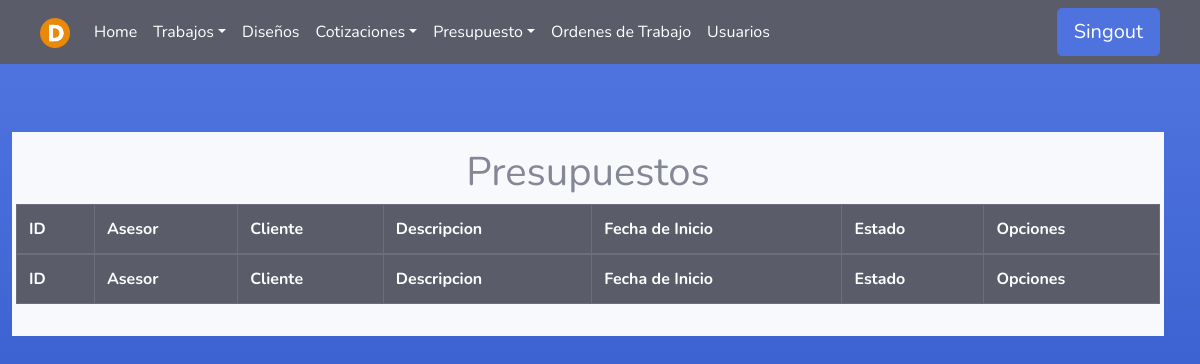
Page /Presupuesto/ (signed in) on the earlier database version.
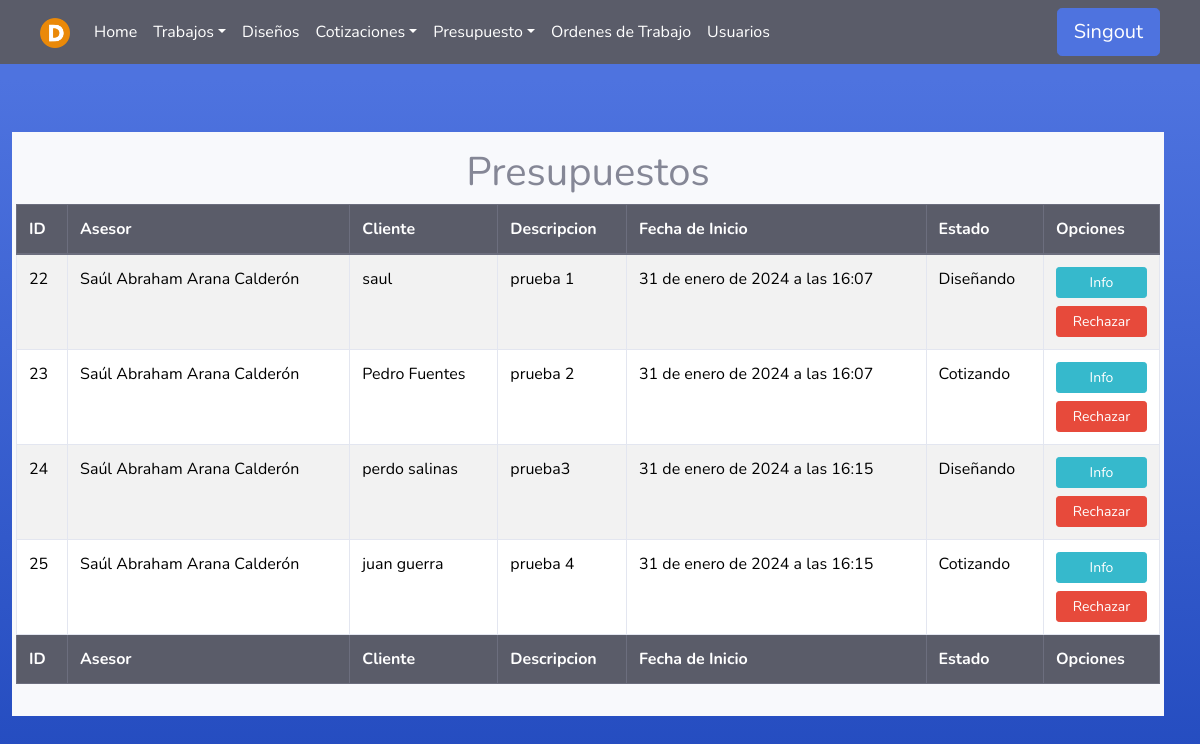
Same page on the later database version.
### Asesores/models.py (models this page shows)
class Presupuesto(models.Model):
    asesor = models.ForeignKey(User, on_delete=models.PROTECT, null=False, blank=False)
    fecha_inicio = models.DateTimeField(null=False, auto_now_add=True, blank=False)
    cliente = models.CharField(max_length=100, null=False, blank=False)
    descripcion = models.TextField(null=False, blank=False)
    estado=models.TextField(null=True, blank=True)
    fecha_fin = models.DateTimeField(null=True, blank=True)

### Asesores/views.py (the view)
# urls.py: path('', asesor_views.listadoP , name='Presupuesto'),
@login_required(login_url='index')
def listadoP(request):
    user = request.user
    if user.groups.filter(name='Asesor').exists():
        pres = Presupuesto.objects.filter(fecha_fin=None, asesor=user)
        return render(request, 'Asesor/listado_presupuesto.html', {'pres': pres})
    elif (user.groups.filter(name='Administrador').exists() or user.is_superuser):
        pres = Presupuesto.objects.filter(fecha_fin=None)
        return render(request, 'Asesor/listado_presupuesto.html', {'pres': pres})
    else:
        error = "No tienes permiso para acceder a esta página."
        return render(request, '404.html', {'error': error})

### Templates/Asesor/listado_presupuesto.html (shortened to what this page needs)
{% extends 'tables.html' %}
{% block botones%}
<div class="text-center">
    <h1>Presupuestos</h1>
</div>
{% endblock %}
{% load static %}
{% block head %}
<th>ID</th>
{% if user.is_superuser or user.groups.all.0.name == "Administrador" %}
<th>Asesor</th>
{% endif %}
<th>Cliente</th>
<th>Descripcion</th>
<th>Fecha de Inicio</th>
<th>Estado</th>
<th>Opciones</th>
{% endblock %}
{% block tbody %}
{% for p in pres %}
<tr>
    <td>{{ p.id }}</td>
    {% if user.is_superuser or user.groups.all.0.name == "Administrador" %}
    <td>{{ p.asesor.first_name}} {{ p.asesor.last_name}}</td>
    {% endif %}
    <td>{{ p.cliente }}</td>
    <td>{{ p.descripcion }}</td>
    <td>{{ p.fecha_inicio }}</td>
    <td>{{ p.estado }}</td>
    <td>
        <div>
            <a class="btn btn-info btn-sm btn-block" href="/Presupuesto/Informacion/{{p.id }}">Info</a>
            <a class="btn btn-danger btn-sm btn-block" href="/Presupuesto/Rechazar/{{p.id }}">Rechazar</a>
        </div>
    </td>
</tr>
{% endfor %}
{% endblock %}
{% block footer %}
<th>ID</th>
{% if user.is_superuser or user.groups.all.0.name == "Administrador" %}
<th>Asesor</th>
{% endif %}
<th>Cliente</th>
<th>Descripcion</th>
<th>Fecha de Inicio</th>
<th>Estado</th>
<th>Opciones</th>
{% endblock %}

### Templates/tables.html (shortened to what this page needs)
{% extends 'core.html' %}
{% block content%}
{% load static %}
<link rel="stylesheet" href="https://cdn.datatables.net/1.13.7/css/jquery.dataTables.min.css">
<link rel="stylesheet" href="https://cdn.datatables.net/buttons/2.4.2/css/buttons.dataTables.min.css">
<div class="row container col-md-12">
    <div class="mt-5 p-3 bg-light">
        {% block botones %} {% endblock %}
        <div class="row justify-content-center">
            <table id="example" class="table table-striped table-hover table-bordered" style="width:100%">
                <thead class="thead-dark">
                    <tr>
                        {% block head %} {% endblock %}
                    </tr>
                </thead>
                <tbody>
                    {% block tbody %} {% endblock %}
                </tbody>
                <tfoot class="thead-dark">
                    <tr>
                        {% block footer %} {% endblock %}
                    </tr>
                </tfoot>
            </table>
        </div>
    </div>
</div>
{% endblock %}

### Templates/core.html (shortened to what this page needs)
<!DOCTYPE html>
<html lang="en">
<head>
    {% load static %}
    <link rel="stylesheet" href="{% static 'css/bootstrap.min.css' %}">
    <link href="{% static 'css/navbars.css' %}" rel="stylesheet" type="text/css">
    <link href="{% static 'css/sb-admin-2.min.css' %}" rel="stylesheet" type="text/css">
</head>
<body class="bg-gradient-primary">
    <header>
        <nav class="navbar navbar-expand-lg navbar-dark bg-dark" aria-label="Fifth navbar example">
            <div class="container-fluid">
                <a class="navbar-brand" href="{% url 'index' %}">
                    <img src="{% static 'img/Logo DeseretOriginal.png' %}" alt="Logo" height="30">
                </a>
                <div class="collapse navbar-collapse justify-content-between " id="navbarsExample05">
                    <ul class="navbar-nav me-auto mb-2 mb-lg-0 ">
                        {% if user.is_authenticated %}
                        <li class="nav-item">
                            <a class="nav-link active" aria-current="page" href="{% url 'index' %}">Home</a>
                        </li>
                        {% if user.is_superuser or not user.groups.all.0.name == "Asesor"  and not user.groups.all.0.name == "Designer" and not user.groups.all.0.name == "Cotizador" %}
                        <li class="nav-item dropdown">
                            <a class="nav-link active dropdown-toggle" href="#" data-bs-toggle="dropdown"
                                aria-expanded="false">Trabajos</a>
                        </li>
                        {% endif %}
                        {% if user.is_superuser or user.groups.all.0.name == "Designer" or user.groups.all.0.name == "Administrador" %}
                        <li class="nav-item">
                            <a class="nav-link active" aria-current="page" href="/Diseno/">Diseños</a>
                        </li>
                        {% endif %}
                        {% if user.is_superuser or user.groups.all.0.name == "Cotizador" or user.groups.all.0.name == "Administrador" %}
                        <li class="nav-item dropdown">
                            <a class="nav-link active dropdown-toggle" href="#" data-bs-toggle="dropdown"
                                aria-expanded="false">Cotizaciones</a>
                        </li>
                        {% endif %}
                        {% if user.is_superuser or user.groups.all.0.name == "Asesor" or user.groups.all.0.name == "Administrador"%}
                        <li class="nav-item dropdown">
                            <a class="nav-link active dropdown-toggle" href="#" data-bs-toggle="dropdown"
                                aria-expanded="false">Presupuesto</a>
                        </li>
                        {% endif %}
                        {% if user.is_superuser or user.groups.all.0.name == "Administrador" %}
                        <li class="nav-item">
                            <a class="nav-link active" aria-current="page" href="#">Ordenes de Trabajo</a>
                        </li>
                        <li class="nav-item">
                            <a class="nav-link active" aria-current="page" href="{% url 'usuarios' %}">Usuarios</a>
                        </li>
                        {% endif %}
                        {% endif %}
                    </ul>
                    <div>
                        {% if user.is_authenticated %}
                        <a class="btn btn-primary btn-lg" href="{% url 'signout' %}">Singout</a>
                        {% else %}
                        <a class="btn btn-primary btn-lg" href="{% url 'signin' %}">Login</a>
                        {% endif %}
                    </div>
                </div>
            </div>
        </nav>
    </header>
    {% block content %} {% endblock %}
</body>
</html>

### static/css/navbars.css (style rules this page uses)
body { padding-bottom: 20px; }
.navbar { margin-bottom: 20px; }

Differences in the rows shown:
added Presupuesto: id "22", asesor.first_name "Saúl Abraham", asesor.last_name "Arana Calderón", cliente "saul", descripcion "prueba 1", fecha_inicio "31 de enero de 2024 a las 16:07", estado "Diseñando"
added Presupuesto: id "23", asesor.first_name "Saúl Abraham", asesor.last_name "Arana Calderón", cliente "Pedro Fuentes", descripcion "prueba 2", fecha_inicio "31 de enero de 2024 a las 16:07", estado "Cotizando"
added Presupuesto: id "24", asesor.first_name "Saúl Abraham", asesor.last_name "Arana Calderón", cliente "perdo salinas", descripcion "prueba3", fecha_inicio "31 de enero de 2024 a las 16:15", estado "Diseñando"
added Presupuesto: id "25", asesor.first_name "Saúl Abraham", asesor.last_name "Arana Calderón", cliente "juan guerra", descripcion "prueba 4", fecha_inicio "31 de enero de 2024 a las 16:15", estado "Cotizando"
